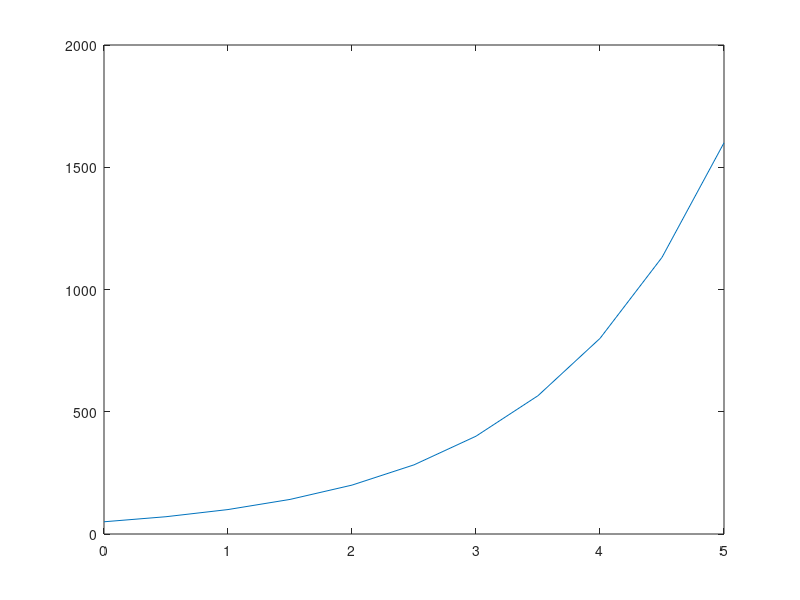

Source code (MATLAB):
clc
clear all
close all

initial_count = 50;

% t = [0, 1, 2, 3, 4, 5];
t = 0:0.5:5;

% y = [initial_count*(2^0), initial_count*(2^1), ...
%     initial_count*(2^2), initial_count*(2^3), ...
%     initial_count*(2^4), initial_count*(2^5)]

% for ii = 1:length(t)
%     y(ii) = initial_count * (2 ^ t(ii));
% end

y = initial_count * (2.^t)

plot(t, y)